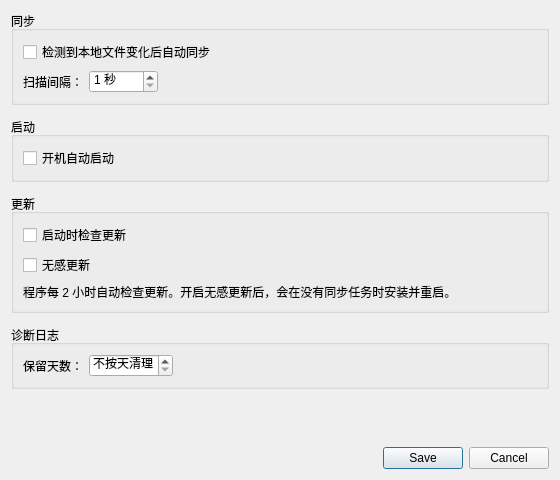
<?xml version="1.0" encoding="UTF-8"?>
<ui version="4.0">
 <class>PreferencesDialog</class>
 <widget class="QDialog" name="PreferencesDialog">
  <property name="geometry"><rect><x>0</x><y>0</y><width>560</width><height>480</height></rect></property>
  <property name="minimumSize"><size><width>520</width><height>400</height></size></property>
  <property name="windowTitle"><string>偏好设置</string></property>
  <layout class="QVBoxLayout" name="layout">
   <property name="spacing"><number>12</number></property>
   <item><widget class="QGroupBox" name="syncGroup">
    <property name="title"><string>同步</string></property>
    <layout class="QVBoxLayout" name="syncLayout">
     <item><widget class="QCheckBox" name="autoSyncCheck"><property name="text"><string>检测到本地文件变化后自动同步</string></property></widget></item>
     <item><layout class="QHBoxLayout" name="intervalLayout">
      <item><widget class="QLabel" name="intervalLabel"><property name="text"><string>扫描间隔：</string></property></widget></item>
      <item><widget class="QSpinBox" name="intervalSpin">
       <property name="minimum"><number>1</number></property>
       <property name="maximum"><number>3600</number></property>
       <property name="suffix"><string> 秒</string></property>
      </widget></item>
      <item><spacer name="intervalSpacer"><property name="orientation"><enum>Qt::Horizontal</enum></property><property name="sizeHint" stdset="0"><size><width>40</width><height>20</height></size></property></spacer></item>
     </layout></item>
    </layout>
   </widget></item>
   <item><widget class="QGroupBox" name="startupGroup">
    <property name="title"><string>启动</string></property>
    <layout class="QVBoxLayout" name="startupLayout">
     <item><widget class="QCheckBox" name="startWithSystemCheck"><property name="text"><string>开机自动启动</string></property></widget></item>
    </layout>
   </widget></item>
   <item><widget class="QGroupBox" name="updateGroup">
    <property name="title"><string>更新</string></property>
    <layout class="QVBoxLayout" name="updateLayout">
     <item><widget class="QCheckBox" name="checkUpdatesOnStartupCheck">
      <property name="text"><string>启动时检查更新</string></property>
      <property name="toolTip"><string>下次启动时额外检查更新；每 2 小时的定时检查始终运行。</string></property>
     </widget></item>
     <item><widget class="QCheckBox" name="silentUpdateCheck">
      <property name="text"><string>无感更新</string></property>
      <property name="toolTip"><string>发现新版本后后台下载安装包，空闲时安装并重启程序。</string></property>
     </widget></item>
     <item><widget class="QLabel" name="updateHintLabel">
      <property name="text"><string>程序每 2 小时自动检查更新。开启无感更新后，会在没有同步任务时安装并重启。</string></property>
      <property name="wordWrap"><bool>true</bool></property>
     </widget></item>
    </layout>
   </widget></item>
   <item><widget class="QGroupBox" name="diagnosticsGroup">
    <property name="title"><string>诊断日志</string></property>
    <layout class="QHBoxLayout" name="retentionLayout">
     <item><widget class="QLabel" name="retentionLabel"><property name="text"><string>保留天数：</string></property></widget></item>
     <item><widget class="QSpinBox" name="logRetentionSpin">
      <property name="maximum"><number>365</number></property>
      <property name="specialValueText"><string>不按天清理</string></property>
      <property name="suffix"><string> 天</string></property>
      <property name="toolTip"><string>在启动、保存设置和运行期间定期清理更早的 SyncTool 日志。</string></property>
     </widget></item>
     <item><spacer name="retentionSpacer"><property name="orientation"><enum>Qt::Horizontal</enum></property><property name="sizeHint" stdset="0"><size><width>40</width><height>20</height></size></property></spacer></item>
    </layout>
   </widget></item>
   <item><widget class="QLabel" name="errorLabel">
    <property name="visible"><bool>false</bool></property>
    <property name="text"><string /></property>
    <property name="textFormat"><enum>Qt::PlainText</enum></property>
    <property name="wordWrap"><bool>true</bool></property>
    <property name="styleSheet"><string>color: #b42318;</string></property>
   </widget></item>
   <item><widget class="QDialogButtonBox" name="buttonBox"><property name="standardButtons"><set>QDialogButtonBox::Cancel|QDialogButtonBox::Save</set></property></widget></item>
  </layout>
 </widget>
 <resources/>
 <connections/>
</ui>
